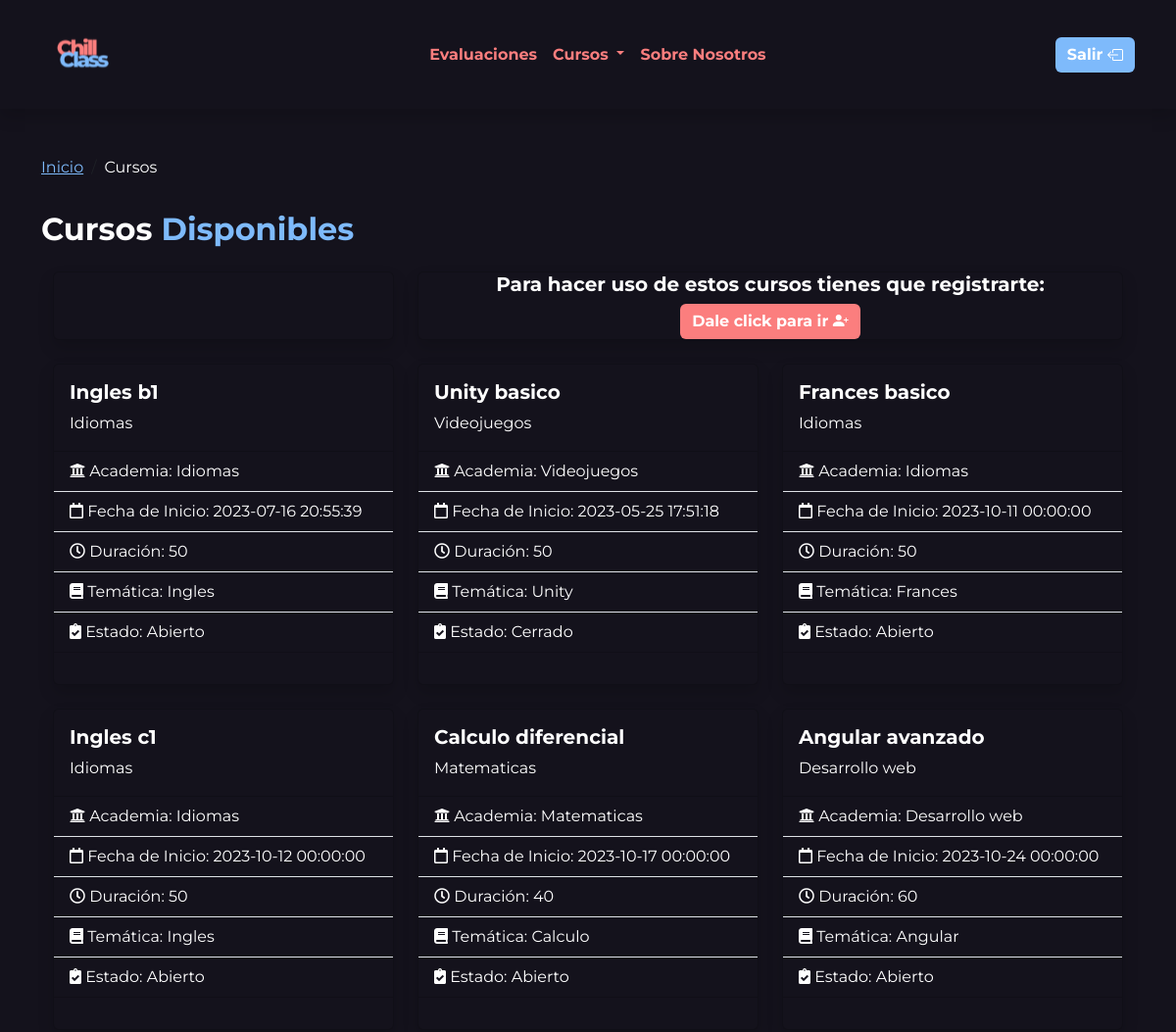
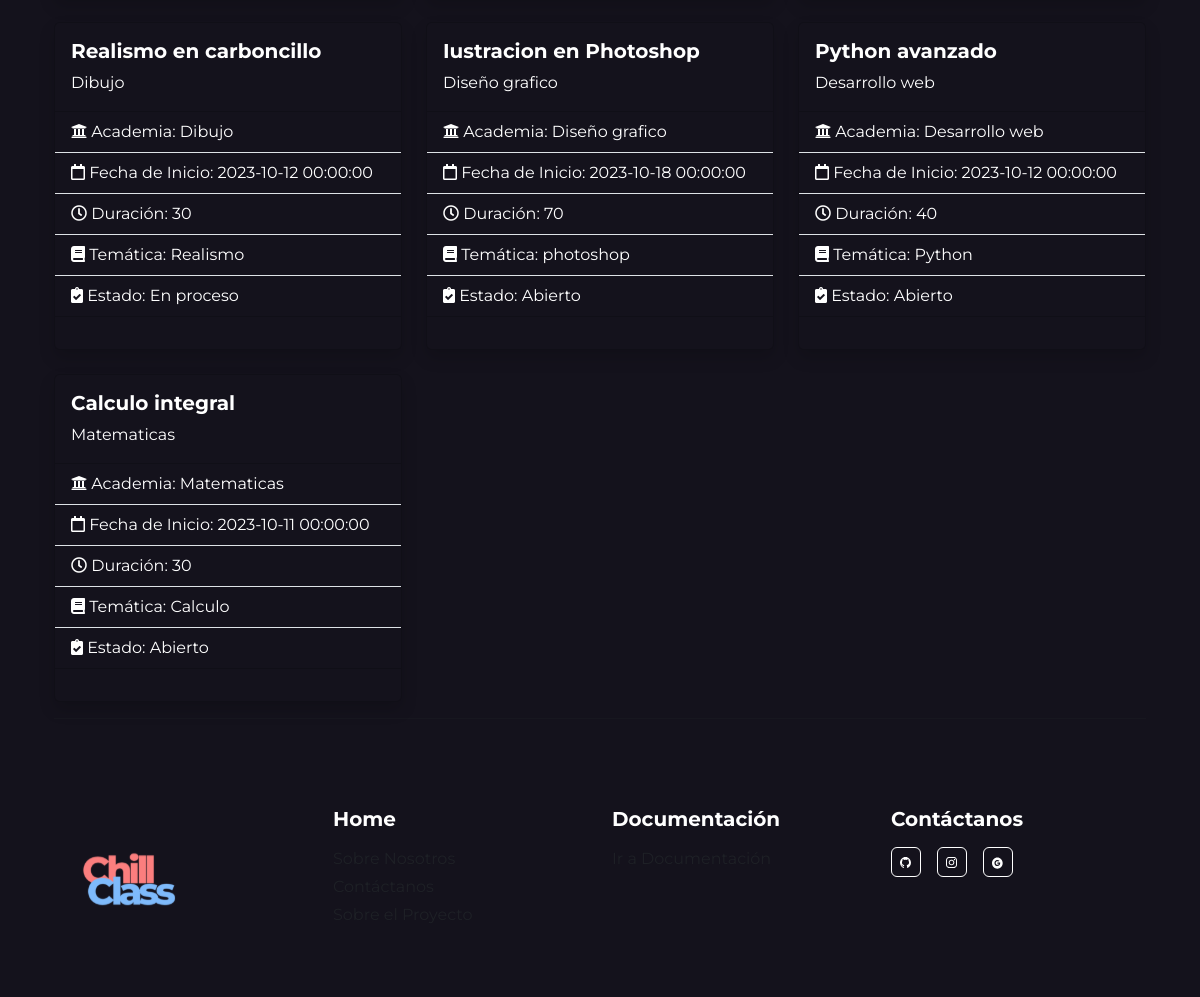
The app's page /cursos_disponibles.php with its own data (2 pictures, top to bottom).
### tables this page shows
CREATE TABLE `curso` (
  `cod_curso` varchar(10) NOT NULL,
  `descripcion` varchar(50) NOT NULL,
  `cod_academia` varchar(10) DEFAULT NULL,
  `fecha_creacion` datetime DEFAULT NULL,
  `duracion_curso` int(3) DEFAULT NULL,
  `cod_tematica` varchar(10) DEFAULT NULL,
  `cod_estado` varchar(10) DEFAULT NULL,
  `video` varchar(200) NOT NULL,
  PRIMARY KEY (`cod_curso`),
  KEY `cod_academia` (`cod_academia`),
  KEY `cod_tematica` (`cod_tematica`),
  KEY `cod_estado` (`cod_estado`),
  CONSTRAINT `curso_ibfk_1` FOREIGN KEY (`cod_academia`) REFERENCES `academia` (`cod_academia`),
  CONSTRAINT `curso_ibfk_2` FOREIGN KEY (`cod_tematica`) REFERENCES `tematica` (`cod_tematica`),
  CONSTRAINT `curso_ibfk_3` FOREIGN KEY (`cod_estado`) REFERENCES `estado` (`cod_estado`)
);

CREATE TABLE `academia` (
  `cod_academia` varchar(10) NOT NULL,
  `descripcion` text DEFAULT NULL,
  `fecha_creacion_academia` datetime DEFAULT NULL,
  `id_persona` int(12) DEFAULT NULL,
  PRIMARY KEY (`cod_academia`),
  KEY `id_persona` (`id_persona`),
  CONSTRAINT `academia_ibfk_1` FOREIGN KEY (`id_persona`) REFERENCES `persona` (`id_persona`)
);

CREATE TABLE `tematica` (
  `cod_tematica` varchar(10) NOT NULL,
  `descripcion` varchar(50) DEFAULT NULL,
  PRIMARY KEY (`cod_tematica`)
);

CREATE TABLE `estado` (
  `cod_estado` varchar(10) NOT NULL,
  `descripcion` varchar(50) DEFAULT NULL,
  PRIMARY KEY (`cod_estado`)
);

### cursos_disponibles.php (the view, shortened to what this page needs)
<!DOCTYPE html>
<html lang="es">
<head>
    <link rel="stylesheet" href="./assets/styles/normalize.css">
    <link rel="stylesheet" href="./assets/styles/styles.css">
    <link rel="stylesheet" href="./assets/libs/node_modules/bootstrap/dist/css/bootstrap.css">
    <link rel="stylesheet" href="https://cdn.jsdelivr.net/npm/bootstrap-icons@1.10.5/font/bootstrap-icons.css">
    <link rel="stylesheet" href="https://pro.fontawesome.com/releases/v5.10.0/css/all.css" />
    <link rel="stylesheet" href="https://cdn.jsdelivr.net/npm/bootstrap-icons@1.10.5/font/bootstrap-icons.css">
</head>
<body class="oscuro">
    <nav class="navbar sticky-top navbar-expand-lg oscuro shadow justify-content-between">
        <div class="container">
            <a class="navbar-brand" href="index_persona.php">
                <img src="./assets/img/logo/Logo-colores.svg" alt="Bootstrap" width="85" height="85">
            </a>
            <div class="collapse navbar-collapse align-items-center justify-content-center" id="navbarNavAltMarkup">
                <ul class="navbar-nav menu text-center">
                    <li class="nav-item dropdown">
                        <a class="nav-link fw-bold " href="presentar_chillclass.php" role="button" aria-expanded="false">
                            Evaluaciones
                        </a>
                    </li>
                    <li class="nav-item dropdown">
                        <a class="nav-link fw-bold dropdown-toggle" href="#" role="button" data-bs-toggle="dropdown" aria-expanded="false">
                            Cursos
                        </a>
                    </li>
                    <li class="nav-item">
                        <a class="nav-link fw-bold" href="../chillclass/sobre_nosotros.php">Sobre Nosotros</a>
                    </li>
                </ul>
            </div>
            <a href="index_persona.php" class="btn btn-secondary fw-bold ">
                Salir
            </a>
        </div>
    </nav>
    <div class="container mt-5">
        <nav aria-label="breadcrumb" class="mt-4">
            <ol class="breadcrumb">
                <li class="breadcrumb-item"><a href="./index_persona.php" class="tx-azul">Inicio</a></li>
                <li class="breadcrumb-item tx-blanco" aria-current="page">Cursos</li>
            </ol>
        </nav>
        <div class="row">
            <div class="col-lg-8">
                <div class="section-title">
                    <h2 class="fw-bold mb-4 mt-3 titulo-2 tx-blanco">
                        Cursos <span class="span-azul">Disponibles</span>
                    </h2>
                </div>
            </div>
        </div>
        <?php
        if (!isset($_SESSION['id'])) {
            echo '<div class="container">
            <div class="row">
                <div class="col-lg-4 order-lg-1 order-2">
                    <div class="card oscuro shadow h-100">
                        <img src="assets/img/imagenes/numero-1.png" alt="" class="img-fluid">
                    </div>
                </div>
                <div class="col-lg-8 order-lg-2 order-1">
                    <div class="card oscuro shadow tx-blanco h-100">
                        <div class="d-flex justify-content-center align-items-center h-100">
                            <div class="text-center">
                                <h5 class="fw-bold fs-5">Para hacer uso de estos cursos tienes que registrarte:</h5>
                                <a href="admin/usuario/registro.php" class="btn btn-primary fw-bold  ">
                                    Dale click para ir <i class="bi bi-person-plus-fill"></i>
                                </a>
                            </div>
                        </div>
                    </div>
                </div>
            </div>
        </div>
        ';
        }
        ?>
        <?php
        $mysql_host = 'localhost';
        $mysql_user = 'root';
        $password = '';
        $dbhandle = mysqli_connect($mysql_host, $mysql_user, $password) or die('Problemas de conexión con BD');
        $result = mysqli_query($dbhandle, "SELECT a.cod_curso, a.descripcion descripcion_curso, b.descripcion, a.fecha_creacion, a.duracion_curso, c.descripcion descripcion_2, d.descripcion descripcion_3, a.video FROM curso a, academia b, tematica c, estado d WHERE a.cod_academia=b.cod_academia and a.cod_tematica=c.cod_tematica and a.cod_estado=d.cod_estado ORDER BY a.cod_curso") or die(mysqli_error($dbhandle));
        echo '<div class="container">';
        echo '<div class="row">';
        while ($row = mysqli_fetch_array($result, MYSQLI_ASSOC)) {
            echo '<div class="col-md-4 mt-4">';
            echo '    <div class="card oscuro shadow tx-blanco">';
            echo '        <div class="card-body">';
            echo '            <h5 class="card-title fw-bold">' . $row['descripcion_curso'] . '</h5>';
            echo '            <p class="card-text">' . $row['descripcion'] . '</p>';
            echo '        </div>';
            echo '        <ul class="list-group list-group-flush oscuro">';
            echo '            <li class="list-group-item oscuro tx-blanco"><i class="fas fa-university"></i> Academia: ' . $row['descripcion'] . '</li>';
            echo '            <li class="list-group-item oscuro tx-blanco"><i class="far fa-calendar"></i> Fecha de Inicio: ' . $row['fecha_creacion'] . '</li>';
            echo '            <li class="list-group-item oscuro tx-blanco"><i class="far fa-clock"></i> Duración: ' . $row['duracion_curso'] . '</li>';
            echo '            <li class="list-group-item oscuro tx-blanco"><i class="fas fa-book"></i> Temática: ' . $row['descripcion_2'] . '</li>';
            if (!isset($_SESSION['id'])) {echo '<li class="list-group-item oscuro tx-blanco  "><i class="fas fa-clipboard-check"></i> Estado: ' . $row['descripcion_3'] . '</li>';}
            else{echo '<li class="list-group-item oscuro tx-azul  "><i class="fas fa-clipboard-check"></i> Estado: ' . $row['descripcion_3'] . '</li>';}
            echo '        </ul>';
            echo '        <div class="card-body">';
            echo '        </div>';
            echo '    </div>';
            echo '</div>';
        }
        echo '</div>';
        echo '</div>';
        ?>
        <div class="container">
            <hr>
        </div>
        <footer class="d-flex pt-5 pb-0 h-100 footer oscuro">
            <div class="container align-self-center">
                <div class="row mb-3">
                    <div class="col-lg-3 col-sm-6 my-4 logo-footer">
                        <img src="../ChillClass/assets/img/logo/logo-colores.svg" alt="" />
                    </div>
                    <div class="col-lg-3 col-sm-6 my-4">
                        <h5 class="fw-bold mb-3">Home</h5>
                        <ul class="list-unstyled">
                            <li class="mb-1">
                                <a href="sobre_nosotros.php" class="text-muted text-decoration-none">Sobre Nosotros</a>
                            </li>
                            <li class="mb-1">
                                <a href="index_persona.php#container" class="text-muted text-decoration-none">Contáctanos</a>
                            </li>
                            <li class="mb-1">
                                <a href="sobre_proyecto.php" class="text-muted text-decoration-none">Sobre el Proyecto</a>
                            </li>
                        </ul>
                    </div>
                    <div class="col-lg-3 col-sm-6 my-4">
                        <h5 class="fw-bold mb-3">Documentación</h5>
                        <ul class="list-unstyled">
                            <li class="mb-1">
                                <a href="https://docs.google.com/document/d/1sqLwSy_Q5eLTpqxP39eaf5vfEv-BDRwEl8VjLPTVrk0/edit?usp=sharing" class="text-muted text-decoration-none" target="_blank">Ir a Documentación</a>
                            </li>
                        </ul>
                    </div>
                    <div class="col-lg-3 col-sm-6 my-4">
                        <h5 class="fw-bold mb-3">Contáctanos</h5>
                        <div class="social-container">
                            <a href="https://github.com/haderrenteria13/ChillClass" class="social-link" target="_blank"></a>
                            <a href="https://instagram.com/chillclass.php/" class="social-link" target="_blank"></a>
                            <a href="mailto:chillclass3@gmail.com" class="social-link"></a>
                        </div>
                    </div>
                </div>
            </div>
        </footer>
</body>
</html>

### assets/styles/styles.css (style rules this page uses)
:root { --Light-Blue: #7EBAFB; --Ligt-Pink: #FB7E7E; --Gray-Nigt: #14121C; --Gray-Nigt-Input: rgba(20, 18, 28, 0.9); --White: #FFFFFF; --Black: #000000; }
* { font-family: 'Montserrat', sans-serif; }
.span-azul { color: var(--Light-Blue) !important; }
.oscuro { background: var(--Gray-Nigt) !important; }
.tx-blanco { color: var(--White) !important; }
.tx-azul { color: var(--Light-Blue) !important; }
.btn-primary { background: var(--Ligt-Pink) !important; border: var(--Ligt-Pink) !important; }
.btn-secondary { background: var(--Light-Blue) !important; border: var(--Light-Blue) !important; }
.menu li a { transition: all 0.3s ease; color: var(--Ligt-Pink); }
.footer { color: var(--White); }
.logo-footer img { width: 150px; height: 150px; }
.social-container { display: flex; height: 30px; }
.social-link { height: 100%; width: 30px; background-image: url(../img/iconos/github-icon-blanco.svg); border: 1px solid var(--White); border-radius: 6px; background-size: 40%; background-position: center; margin-right: 1rem; background-repeat: no-repeat; }
footer .social-link:nth-of-type(2) { background-image: url(../img/iconos/instagram-icon.svg); }
footer .social-link:nth-of-type(3) { background-image: url(../img/iconos/logo-google.svg); }

### records on screen
curso: descripcion "Ingles b1", cod_academia.descripcion "Idiomas", fecha_creacion "2023-07-16 20:55:39", duracion_curso "50", cod_tematica.descripcion "Ingles", cod_estado.descripcion "Abierto"
curso: descripcion "Unity basico", cod_academia.descripcion "Videojuegos", fecha_creacion "2023-05-25 17:51:18", duracion_curso "50", cod_tematica.descripcion "Unity", cod_estado.descripcion "Cerrado"
curso: descripcion "Frances basico", cod_academia.descripcion "Idiomas", fecha_creacion "2023-10-11 00:00:00", duracion_curso "50", cod_tematica.descripcion "Frances", cod_estado.descripcion "Abierto"
curso: descripcion "Ingles c1", cod_academia.descripcion "Idiomas", fecha_creacion "2023-10-12 00:00:00", duracion_curso "50", cod_tematica.descripcion "Ingles", cod_estado.descripcion "Abierto"
curso: descripcion "Calculo diferencial", cod_academia.descripcion "Matematicas", fecha_creacion "2023-10-17 00:00:00", duracion_curso "40", cod_tematica.descripcion "Calculo", cod_estado.descripcion "Abierto"
curso: descripcion "Angular avanzado", cod_academia.descripcion "Desarrollo web", fecha_creacion "2023-10-24 00:00:00", duracion_curso "60", cod_tematica.descripcion "Angular", cod_estado.descripcion "Abierto"
curso: descripcion "Realismo en carboncillo", cod_academia.descripcion "Dibujo", fecha_creacion "2023-10-12 00:00:00", duracion_curso "30", cod_tematica.descripcion "Realismo", cod_estado.descripcion "En proceso"
curso: descripcion "Iustracion en Photoshop", cod_academia.descripcion "Diseño grafico", fecha_creacion "2023-10-18 00:00:00", duracion_curso "70", cod_tematica.descripcion "photoshop", cod_estado.descripcion "Abierto"
curso: descripcion "Python avanzado", cod_academia.descripcion "Desarrollo web", fecha_creacion "2023-10-12 00:00:00", duracion_curso "40", cod_tematica.descripcion "Python", cod_estado.descripcion "Abierto"
curso: descripcion "Calculo integral", cod_academia.descripcion "Matematicas", fecha_creacion "2023-10-11 00:00:00", duracion_curso "30", cod_tematica.descripcion "Calculo", cod_estado.descripcion "Abierto"
